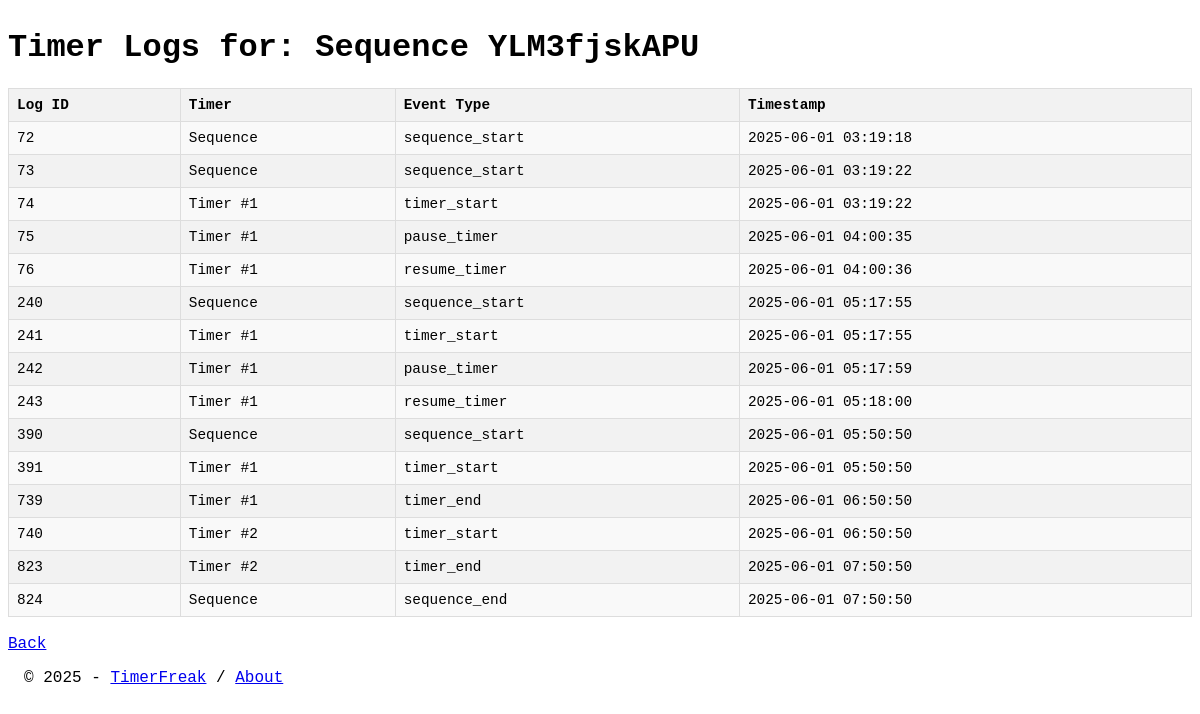
The page /logs/YLM3fjskAPU on the database its author committed.
### app.py (models this page shows, shortened)
class CounterLog(db.Model):
    id = db.Column(Integer, primary_key=True)
    sequence_id = db.Column(String(20), ForeignKey('sequence.id'), nullable=False)
    timer_order = db.Column(Integer, nullable=True) # Renamed from timer_id to timer_order for clarity
    event_type = db.Column(String(50), nullable=False) # Increased length for more descriptive events
    timestamp = db.Column(DateTime(timezone=False), server_default=func.now())
    sequence_rel = relationship('Sequence', backref='logs')

class Timer(db.Model):
    id = db.Column(Integer, primary_key=True)
    sequence_id = db.Column(String(20), ForeignKey('sequence.id'), nullable=False)
    timer_name = db.Column(String(100))
    duration = db.Column(Integer, nullable=False)
    timer_order = db.Column(Integer, nullable=False) # 0-based index
    color = db.Column(String(7), default=DEFAULT_TIMER_COLOR)
    alarm_sound = db.Column(String(100), default=DEFAULT_ALARM_SOUND_FILENAME) # Stores filename string

### app.py (the view)
@app.route("/logs/<sequence_id>")
def show_logs(sequence_id):
    sequence = Sequence.query.get_or_404(sequence_id)
    logs_raw = db.session.query(CounterLog, Timer)\
                     .outerjoin(Timer, (CounterLog.sequence_id == Timer.sequence_id) & (CounterLog.timer_order == Timer.timer_order))\
                     .filter(CounterLog.sequence_id == sequence_id)\
                     .order_by(CounterLog.timestamp).all()
    logs_formatted = []
    for log_entry, timer_info in logs_raw:
        log_dict = {
            'id': log_entry.id,
            'sequence_id': log_entry.sequence_id,
            'timer_order': log_entry.timer_order,
            'event_type': log_entry.event_type,
            'timestamp': log_entry.timestamp,
            'timer_name': timer_info.timer_name if timer_info else None # Get timer name if available
        }
        logs_formatted.append(log_dict)
    sequence_name_display = sequence.name if sequence.name else f"Sequence {sequence_id}"
    return render_template("logs.html", logs=logs_formatted, sequence_id=sequence_id, sequence_name_for_logs=sequence_name_display)

### app.py (called while the page is built, shortened)
@app.context_processor
def inject_global_data():
    return dict(current_year=datetime.now().year)

    def __call__(self, environ, start_response):
        script_name = environ.get('HTTP_X_SCRIPT_NAME', '')
        return self.app(environ, start_response)

### templates/logs.html (shortened to what this page needs)
<!DOCTYPE html>
<html>
<head>
    <link rel="stylesheet" href="{{ url_for('static', filename='style.css') }}" />
</head>
<body>
    <h1>Timer Logs for: {{ sequence_name_for_logs }}</h1>
    <table>
        <thead>
            <tr>
                <th>Log ID</th>
                <th>Timer</th>
                <th>Event Type</th>
                <th>Timestamp</th>
            </tr>
        </thead>
        <tbody>
            {% for log in logs %}
            <tr>
                <td>{{ log.id }}</td>
                <td>
                    {% if log.timer_name %}
                    {{ log.timer_name }} (#{{ log.timer_order + 1 }})
                    {% elif log.timer_order is not none %}
                    Timer #{{ log.timer_order + 1 }}
                    {% else %}
                    Sequence
                    {% endif %}
                </td>
                <td>{{ log.event_type }}</td>
                <td>{{ log.timestamp }}</td>
            </tr>
            {% endfor %}
        </tbody>
    </table><br>
    <a href="{{ url_for('show_timer', sequence_id=sequence_id) }}">Back </a>
    {% include 'footer.html' %}
</body>
</html>

### static/style.css (style rules this page uses)
body { margin: 0; padding: 0; font-family: 'Courier New', Courier, monospace; background-color: #fff; color: #000; padding-top: 10px; }

### templates/logs.html (style rules this page uses)
body { padding: .5rem; }
table { width: 100%; border-collapse: collapse; margin-top: 1em; background-color: #f9f9f9; }
th, td { border: 1px solid #ddd; padding: 8px; text-align: left; font-size: 0.9em; }
th { background-color: #f2f2f2; font-weight: bold; }
tr:nth-child(even) { background-color: #f2f2f2; }

### rows shown on the page
CounterLog: id "72", shows "Sequence", event_type "sequence_start", timestamp "2025-06-01 03:19:18"
CounterLog: id "73", shows "Sequence", event_type "sequence_start", timestamp "2025-06-01 03:19:22"
Timer: id "74", timer_order "1", event_type "timer_start", timestamp "2025-06-01 03:19:22", id "75", event_type "pause_timer", timestamp "2025-06-01 04:00:35", id "76", event_type "resume_timer", timestamp "2025-06-01 04:00:36", id "241", timestamp "2025-06-01 05:17:55", id "242", timestamp "2025-06-01 05:17:59", id "243", timestamp "2025-06-01 05:18:00", id "391", timestamp "2025-06-01 05:50:50", id "739", event_type "timer_end", timestamp "2025-06-01 06:50:50"
CounterLog: id "240", shows "Sequence", event_type "sequence_start", timestamp "2025-06-01 05:17:55"
CounterLog: id "390", shows "Sequence", event_type "sequence_start", timestamp "2025-06-01 05:50:50"
Timer: id "740", timer_order "2", event_type "timer_start", timestamp "2025-06-01 06:50:50", id "823", event_type "timer_end", timestamp "2025-06-01 07:50:50"
CounterLog: id "824", shows "Sequence", event_type "sequence_end", timestamp "2025-06-01 07:50:50"

### other values the page prints
{{ sequence_name_for_logs }} "Sequence YLM3fjskAPU"
